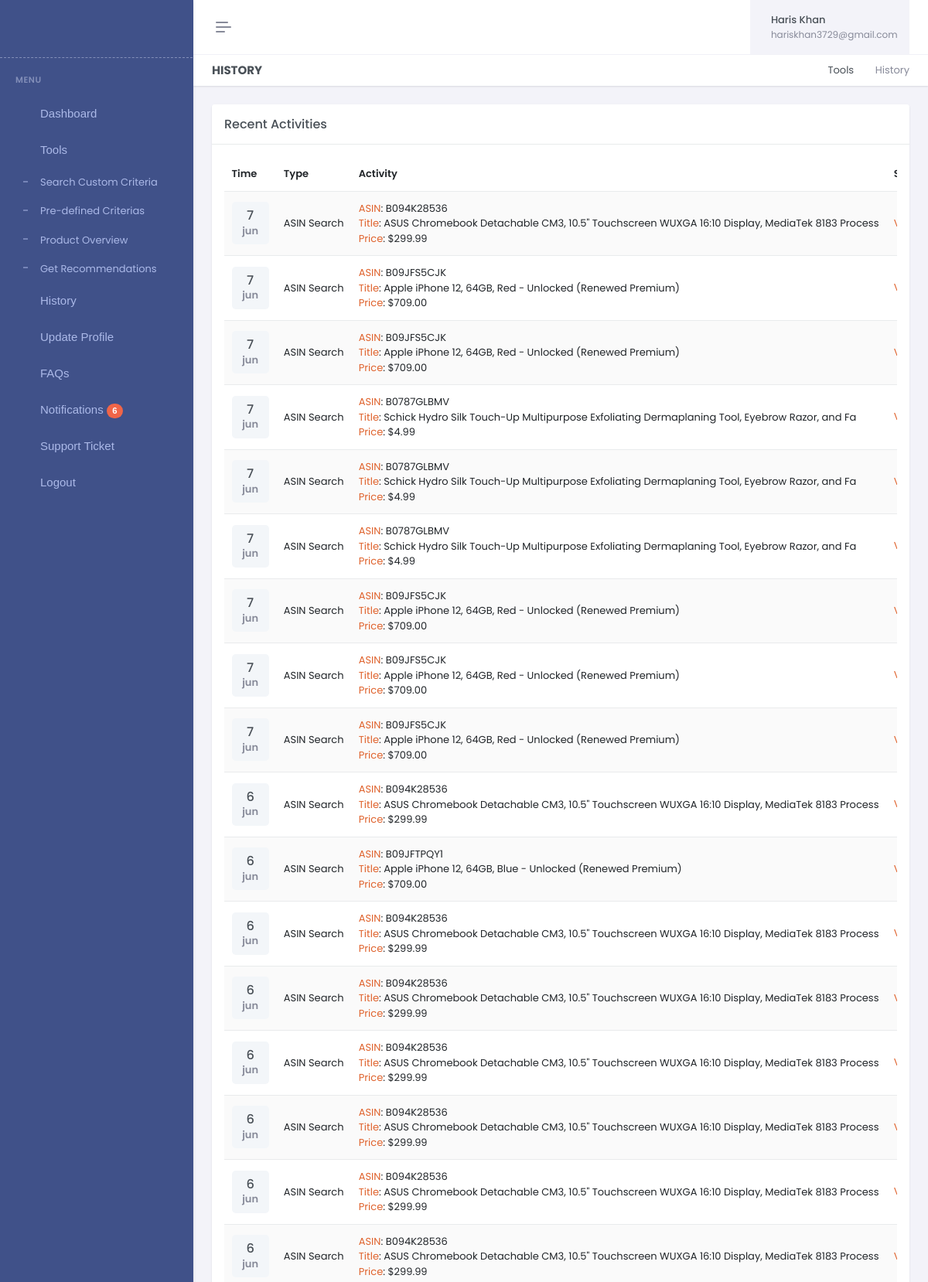
Page /recent_activities/ (signed in, upper part) on the committed database.
### dashboard/models.py (models this page shows)
class History(models.Model):
	type_choices = (
		('asin_search','ASIN Search'),
		('recommendation','Recommendation'),
	)
	id = models.UUIDField(default=uuid.uuid4, unique=True, primary_key = True, editable=False)
	user = models.ForeignKey('auth.User',on_delete=models.CASCADE)
	history_type = models.CharField(max_length=500, choices=type_choices)
	detail = models.TextField(max_length=10000)
	url = models.CharField(max_length=5000, null=True, blank=True)
	created = models.DateTimeField(auto_now_add=True)

### dashboard/views.py (the view)
# urls.py: path('recent_activities/',views.recent_activities,name='recent_activities'),
@login_required(login_url="login")
def recent_activities(request):
    history = History.objects.filter(user=request.user).order_by('-created')
    context = {'history':history}
    return render(request,'dashboard/recent_activities.html',context)

### dashboard/views.py (called while the page is built)
@register.simple_tag
def str_to_json(value):
   return json.loads(value)

### dashboard/templates/dashboard/recent_activities.html (shortened to what this page needs)
{% extends 'dashboard/main.html' %}
{% load static %}
{% block body %}
<div class="main-content">
    <div class="page-content">
        <div class="container-fluid">
            <div class="row">
                <div class="col-12">
                    <div class="page-title-box d-sm-flex align-items-center justify-content-between">
                        <h4 class="mb-sm-0">History</h4>
                        <div class="page-title-right">
                            <ol class="breadcrumb m-0">
                                <li class="breadcrumb-item"><a href="javascript: void(0);">Tools</a></li>
                                <li class="breadcrumb-item active">History</li>
                            </ol>
                        </div>
                    </div>
                </div>
            </div>
            <div class="row">
                <div class="col-xl-12">
                    <div class="card">
                        <div class="card-header align-items-center d-flex">
                            <h4 class="card-title mb-0 flex-grow-1">Recent Activities</h4>
                        </div>
                        <div class="card-body">
                            <div class="live-preview">
                                <div class="table-responsive">
                                    <table class="table table-striped table-hover align-middle table-nowrap mb-0">
                                        <thead>
                                            <tr>
                                                <th scope="col">Time</th>
                                                <th scope="col">Type</th>
                                                <th scope="col">Activity</th>
                                                <th scope="col">Status</th>
                                            </tr>
                                        </thead>
                                        <tbody>
                                        {% for history in history %}
                                        {% str_to_json history.detail as detail %}
                                            <tr>
                                                <th scope="row">
                                                    <div class="avatar-sm p-1 py-2 h-auto bg-light rounded-3">
                                                        <div class="text-center">
                                                         <h5 class="mb-0">{{history.created.day}}</h5>
                                                         <div class="text-muted">{{history.created|date:'b' }}</div>
                                                     </div>
                                                 </div>
                                             </th>
                                             <td>{% if history.history_type == "asin_search" %}
                                                ASIN Search
                                             {% endif %}</td>
                                             <td>
                                            {% for key, value in detail.items %}
                                            <span class="d-block"><span style="color:#DF622C">{{key}}</span>: {{value|slice:":100"}}</span>
                                            {% endfor %}
                                            </td>
                                            <td><a href="{{history.url}}" class="link-danger" style="color:#DF622C">View Detail </a></td>
                                         </tr>
                                         {% endfor %}
                                     </tbody>
                                 </table>
                             </div>
                         </div>
                     </div>
                 </div>
             </div>
         </div>
     </div>
 </div>
    {% endblock %}

### templates/dashboard/header.html (shortened to what this page needs)
<!doctype html>
{% load static %}
<html lang="en" data-layout="vertical" data-topbar="light" data-sidebar="dark" data-sidebar-size="lg">
<head>
<link href="{% static '/dashboard-assets/libs/jsvectormap/css/jsvectormap.min.css' %}" rel="stylesheet" type="text/css" />
<link href="{% static '/dashboard-assets/libs/swiper/swiper-bundle.min.css' %}" rel="stylesheet" type="text/css" />
<link href="{% static '/dashboard-assets/css/bootstrap.min.css' %}" rel="stylesheet" type="text/css" />
<link href="{% static '/dashboard-assets/css/icons.min.css' %}" rel="stylesheet" type="text/css" />
<link href="{% static '/dashboard-assets/css/app.min.css' %}" rel="stylesheet" type="text/css" />
<link href="{% static  '/dashboard-assets/css/custom.min.css' %}" rel="stylesheet" type="text/css" />
</head>
<body>
<div id="layout-wrapper">
<header id="page-topbar">
<div class="layout-width">
<div class="navbar-header">
    <div class="d-flex">
        <button type="button"
            class="btn btn-sm px-3 fs-16 header-item vertical-menu-btn topnav-hamburger"
            id="topnav-hamburger-icon">
            <span class="hamburger-icon">
                <span></span>
                <span></span>
                <span></span>
            </span>
        </button>
    </div>
    <div class="d-flex align-items-center">
        <div class="ms-1 header-item d-none d-sm-flex">
            <button type="button" class="btn btn-icon btn-topbar btn-ghost-secondary rounded-circle"
                data-toggle="fullscreen">
                <i class='bx bx-fullscreen fs-22'></i>
            </button>
        </div>
        <div class="ms-1 header-item d-none d-sm-flex">
            <button type="button"
                class="btn btn-icon btn-topbar btn-ghost-secondary rounded-circle light-dark-mode">
                <i class='bx bx-moon fs-22'></i>
            </button>
        </div>
        <div class="dropdown topbar-head-dropdown ms-1 header-item">
            <button type="button" class="btn btn-icon btn-topbar btn-ghost-secondary rounded-circle"
                id="page-header-notifications-dropdown" data-bs-toggle="dropdown" aria-haspopup="true"
                aria-expanded="false">
                <i class='bx bx-bell fs-22'></i>
            </button>
        </div>
        <div class="dropdown ms-sm-3 header-item topbar-user">
            <button type="button" class="btn" id="page-header-user-dropdown" data-bs-toggle="dropdown"
                aria-haspopup="true" aria-expanded="false">
                <span class="d-flex align-items-center">
                    <span class="text-start ms-xl-2">
                        <span class="d-none d-xl-inline-block ms-1 fw-medium user-name-text">{{request.user.first_name}}</span>
                        <span
                            class="d-none d-xl-block ms-1 fs-12 text-muted user-name-sub-text">{{request.user.email}}</span>
                    </span>
                </span>
            </button>
        </div>
    </div>
</div>
</div>
</header>

### rows in the picture
History: created.day "7", created "jun", history_type "ASIN Search", detail "ASIN" "Title" "Price", detail "B094K28536" "ASUS Chromebook Detachable CM3, 10.5\" Touchscreen WUXGA 16:10 Display, MediaTek 8183 Process" "$299.99"
History: created.day "7", created "jun", history_type "ASIN Search", detail "ASIN" "Title" "Price", detail "B09JFS5CJK" "Apple iPhone 12, 64GB, Red - Unlocked (Renewed Premium)" "$709.00"
History: created.day "7", created "jun", history_type "ASIN Search", detail "ASIN" "Title" "Price", detail "B09JFS5CJK" "Apple iPhone 12, 64GB, Red - Unlocked (Renewed Premium)" "$709.00"
History: created.day "7", created "jun", history_type "ASIN Search", detail "ASIN" "Title" "Price", detail "B0787GLBMV" "Schick Hydro Silk Touch-Up Multipurpose Exfoliating Dermaplaning Tool, Eyebrow Razor, and Fa" "$4.99"
History: created.day "7", created "jun", history_type "ASIN Search", detail "ASIN" "Title" "Price", detail "B0787GLBMV" "Schick Hydro Silk Touch-Up Multipurpose Exfoliating Dermaplaning Tool, Eyebrow Razor, and Fa" "$4.99"
History: created.day "7", created "jun", history_type "ASIN Search", detail "ASIN" "Title" "Price", detail "B0787GLBMV" "Schick Hydro Silk Touch-Up Multipurpose Exfoliating Dermaplaning Tool, Eyebrow Razor, and Fa" "$4.99"
History: created.day "7", created "jun", history_type "ASIN Search", detail "ASIN" "Title" "Price", detail "B09JFS5CJK" "Apple iPhone 12, 64GB, Red - Unlocked (Renewed Premium)" "$709.00"
History: created.day "7", created "jun", history_type "ASIN Search", detail "ASIN" "Title" "Price", detail "B09JFS5CJK" "Apple iPhone 12, 64GB, Red - Unlocked (Renewed Premium)" "$709.00"
History: created.day "7", created "jun", history_type "ASIN Search", detail "ASIN" "Title" "Price", detail "B09JFS5CJK" "Apple iPhone 12, 64GB, Red - Unlocked (Renewed Premium)" "$709.00"
History: created.day "6", created "jun", history_type "ASIN Search", detail "ASIN" "Title" "Price", detail "B094K28536" "ASUS Chromebook Detachable CM3, 10.5\" Touchscreen WUXGA 16:10 Display, MediaTek 8183 Process" "$299.99"
History: created.day "6", created "jun", history_type "ASIN Search", detail "ASIN" "Title" "Price", detail "B09JFTPQY1" "Apple iPhone 12, 64GB, Blue - Unlocked (Renewed Premium)" "$709.00"
History: created.day "6", created "jun", history_type "ASIN Search", detail "ASIN" "Title" "Price", detail "B094K28536" "ASUS Chromebook Detachable CM3, 10.5\" Touchscreen WUXGA 16:10 Display, MediaTek 8183 Process" "$299.99"
History: created.day "6", created "jun", history_type "ASIN Search", detail "ASIN" "Title" "Price", detail "B094K28536" "ASUS Chromebook Detachable CM3, 10.5\" Touchscreen WUXGA 16:10 Display, MediaTek 8183 Process" "$299.99"
History: created.day "6", created "jun", history_type "ASIN Search", detail "ASIN" "Title" "Price", detail "B094K28536" "ASUS Chromebook Detachable CM3, 10.5\" Touchscreen WUXGA 16:10 Display, MediaTek 8183 Process" "$299.99"
History: created.day "6", created "jun", history_type "ASIN Search", detail "ASIN" "Title" "Price", detail "B094K28536" "ASUS Chromebook Detachable CM3, 10.5\" Touchscreen WUXGA 16:10 Display, MediaTek 8183 Process" "$299.99"
History: created.day "6", created "jun", history_type "ASIN Search", detail "ASIN" "Title" "Price", detail "B094K28536" "ASUS Chromebook Detachable CM3, 10.5\" Touchscreen WUXGA 16:10 Display, MediaTek 8183 Process" "$299.99"
History: created.day "6", created "jun", history_type "ASIN Search", detail "ASIN" "Title" "Price", detail "B094K28536" "ASUS Chromebook Detachable CM3, 10.5\" Touchscreen WUXGA 16:10 Display, MediaTek 8183 Process" "$299.99"

### other values in the picture
{{ request.user.first_name }} "Haris Khan"
{{ request.user.email }} "hariskhan3729@gmail.com"
